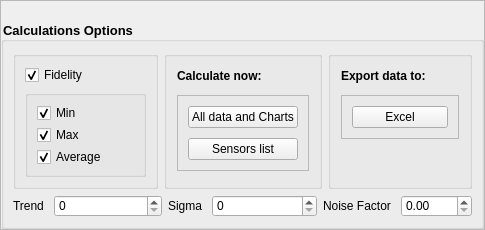
<?xml version="1.0" encoding="UTF-8"?>
<ui version="4.0">
 <class>RSOptionsManager</class>
 <widget class="QWidget" name="RSOptionsManager">
  <property name="geometry">
   <rect>
    <x>0</x>
    <y>0</y>
    <width>485</width>
    <height>230</height>
   </rect>
  </property>
  <property name="minimumSize">
   <size>
    <width>0</width>
    <height>230</height>
   </size>
  </property>
  <property name="maximumSize">
   <size>
    <width>600</width>
    <height>233</height>
   </size>
  </property>
  <property name="windowTitle">
   <string>RSOptionsManager</string>
  </property>
  <layout class="QGridLayout" name="gridLayout_7">
   <property name="leftMargin">
    <number>0</number>
   </property>
   <property name="topMargin">
    <number>0</number>
   </property>
   <property name="rightMargin">
    <number>0</number>
   </property>
   <property name="bottomMargin">
    <number>0</number>
   </property>
   <property name="spacing">
    <number>0</number>
   </property>
   <item row="0" column="0">
    <widget class="QFrame" name="m_border">
     <property name="frameShape">
      <enum>QFrame::StyledPanel</enum>
     </property>
     <property name="frameShadow">
      <enum>QFrame::Raised</enum>
     </property>
     <layout class="QGridLayout" name="gridLayout_6" rowstretch="0,0">
      <property name="sizeConstraint">
       <enum>QLayout::SetDefaultConstraint</enum>
      </property>
      <property name="leftMargin">
       <number>0</number>
      </property>
      <property name="topMargin">
       <number>0</number>
      </property>
      <property name="rightMargin">
       <number>0</number>
      </property>
      <property name="bottomMargin">
       <number>0</number>
      </property>
      <property name="spacing">
       <number>0</number>
      </property>
      <item row="0" column="0">
       <widget class="QLabel" name="m_title">
        <property name="sizePolicy">
         <sizepolicy hsizetype="Minimum" vsizetype="Minimum">
          <horstretch>0</horstretch>
          <verstretch>0</verstretch>
         </sizepolicy>
        </property>
        <property name="minimumSize">
         <size>
          <width>0</width>
          <height>20</height>
         </size>
        </property>
        <property name="maximumSize">
         <size>
          <width>16777215</width>
          <height>20</height>
         </size>
        </property>
        <property name="styleSheet">
         <string notr="true">font: 12pt &quot;Arial Narrow&quot;;</string>
        </property>
        <property name="text">
         <string/>
        </property>
       </widget>
      </item>
      <item row="1" column="0">
       <widget class="QGroupBox" name="m_body">
        <property name="maximumSize">
         <size>
          <width>600</width>
          <height>16777215</height>
         </size>
        </property>
        <property name="styleSheet">
         <string notr="true">QGroupBox {  font-weight: bold; font-size:10pt}
QSpinBox {  font-size: 9pt;}
QPushButton {  font-size: 9pt;}
QLabel {  font-size: 9pt;}</string>
        </property>
        <property name="title">
         <string>Calculations Options</string>
        </property>
        <property name="flat">
         <bool>true</bool>
        </property>
        <layout class="QVBoxLayout" name="verticalLayout">
         <item>
          <layout class="QHBoxLayout" name="horizontalLayout_5">
           <item>
            <widget class="QGroupBox" name="m_border2">
             <layout class="QVBoxLayout" name="verticalLayout_3">
              <item>
               <widget class="QCheckBox" name="m_fidelityCheckEdit">
                <property name="minimumSize">
                 <size>
                  <width>0</width>
                  <height>18</height>
                 </size>
                </property>
                <property name="maximumSize">
                 <size>
                  <width>16777215</width>
                  <height>18</height>
                 </size>
                </property>
                <property name="text">
                 <string>Fidelity</string>
                </property>
                <property name="checked">
                 <bool>true</bool>
                </property>
               </widget>
              </item>
              <item>
               <widget class="QGroupBox" name="m_body2">
                <property name="flat">
                 <bool>true</bool>
                </property>
                <layout class="QVBoxLayout" name="verticalLayout_2">
                 <item>
                  <widget class="QCheckBox" name="m_fidelityMinCheckEdit">
                   <property name="text">
                    <string>Min</string>
                   </property>
                   <property name="checked">
                    <bool>true</bool>
                   </property>
                  </widget>
                 </item>
                 <item>
                  <widget class="QCheckBox" name="m_fidelityMaxCheckEdit">
                   <property name="text">
                    <string>Max</string>
                   </property>
                   <property name="checked">
                    <bool>true</bool>
                   </property>
                  </widget>
                 </item>
                 <item>
                  <widget class="QCheckBox" name="m_fidelityAvgCheckEdit">
                   <property name="text">
                    <string>Average</string>
                   </property>
                   <property name="checked">
                    <bool>true</bool>
                   </property>
                  </widget>
                 </item>
                </layout>
               </widget>
              </item>
             </layout>
            </widget>
           </item>
           <item>
            <widget class="QGroupBox" name="m_border4">
             <layout class="QGridLayout" name="gridLayout_14" rowstretch="0,0,0">
              <property name="leftMargin">
               <number>10</number>
              </property>
              <property name="topMargin">
               <number>10</number>
              </property>
              <property name="rightMargin">
               <number>10</number>
              </property>
              <property name="bottomMargin">
               <number>10</number>
              </property>
              <property name="spacing">
               <number>10</number>
              </property>
              <item row="2" column="0">
               <spacer name="verticalSpacer_6">
                <property name="orientation">
                 <enum>Qt::Vertical</enum>
                </property>
                <property name="sizeHint" stdset="0">
                 <size>
                  <width>20</width>
                  <height>0</height>
                 </size>
                </property>
               </spacer>
              </item>
              <item row="0" column="0">
               <widget class="QLabel" name="label">
                <property name="minimumSize">
                 <size>
                  <width>0</width>
                  <height>18</height>
                 </size>
                </property>
                <property name="maximumSize">
                 <size>
                  <width>16777215</width>
                  <height>18</height>
                 </size>
                </property>
                <property name="font">
                 <font>
                  <pointsize>9</pointsize>
                  <weight>75</weight>
                  <bold>true</bold>
                 </font>
                </property>
                <property name="text">
                 <string>Calculate now:</string>
                </property>
                <property name="scaledContents">
                 <bool>true</bool>
                </property>
                <property name="alignment">
                 <set>Qt::AlignLeading|Qt::AlignLeft|Qt::AlignVCenter</set>
                </property>
               </widget>
              </item>
              <item row="1" column="0">
               <widget class="QFrame" name="m_body4">
                <property name="enabled">
                 <bool>true</bool>
                </property>
                <property name="frameShape">
                 <enum>QFrame::StyledPanel</enum>
                </property>
                <property name="frameShadow">
                 <enum>QFrame::Raised</enum>
                </property>
                <layout class="QGridLayout" name="gridLayout_15">
                 <property name="leftMargin">
                  <number>10</number>
                 </property>
                 <property name="topMargin">
                  <number>10</number>
                 </property>
                 <property name="rightMargin">
                  <number>10</number>
                 </property>
                 <property name="bottomMargin">
                  <number>10</number>
                 </property>
                 <property name="spacing">
                  <number>10</number>
                 </property>
                 <item row="0" column="0">
                  <widget class="QPushButton" name="m_calculationsButton">
                   <property name="enabled">
                    <bool>true</bool>
                   </property>
                   <property name="minimumSize">
                    <size>
                     <width>50</width>
                     <height>20</height>
                    </size>
                   </property>
                   <property name="maximumSize">
                    <size>
                     <width>16777215</width>
                     <height>25</height>
                    </size>
                   </property>
                   <property name="autoFillBackground">
                    <bool>true</bool>
                   </property>
                   <property name="text">
                    <string>All data and Charts</string>
                   </property>
                   <property name="autoDefault">
                    <bool>false</bool>
                   </property>
                   <property name="default">
                    <bool>false</bool>
                   </property>
                   <property name="flat">
                    <bool>false</bool>
                   </property>
                  </widget>
                 </item>
                 <item row="1" column="0">
                  <widget class="QPushButton" name="m_updateSensorsListBtn">
                   <property name="enabled">
                    <bool>true</bool>
                   </property>
                   <property name="minimumSize">
                    <size>
                     <width>50</width>
                     <height>0</height>
                    </size>
                   </property>
                   <property name="maximumSize">
                    <size>
                     <width>16777215</width>
                     <height>25</height>
                    </size>
                   </property>
                   <property name="autoFillBackground">
                    <bool>true</bool>
                   </property>
                   <property name="text">
                    <string>Sensors list</string>
                   </property>
                   <property name="autoDefault">
                    <bool>false</bool>
                   </property>
                   <property name="default">
                    <bool>false</bool>
                   </property>
                   <property name="flat">
                    <bool>false</bool>
                   </property>
                  </widget>
                 </item>
                </layout>
               </widget>
              </item>
             </layout>
            </widget>
           </item>
           <item>
            <widget class="QGroupBox" name="m_border3">
             <layout class="QGridLayout" name="gridLayout_3" rowstretch="0,0,0">
              <property name="leftMargin">
               <number>10</number>
              </property>
              <property name="topMargin">
               <number>10</number>
              </property>
              <property name="rightMargin">
               <number>10</number>
              </property>
              <property name="bottomMargin">
               <number>10</number>
              </property>
              <property name="spacing">
               <number>10</number>
              </property>
              <item row="0" column="0">
               <widget class="QLabel" name="label_6">
                <property name="minimumSize">
                 <size>
                  <width>0</width>
                  <height>18</height>
                 </size>
                </property>
                <property name="maximumSize">
                 <size>
                  <width>16777215</width>
                  <height>18</height>
                 </size>
                </property>
                <property name="font">
                 <font>
                  <pointsize>9</pointsize>
                  <weight>75</weight>
                  <bold>true</bold>
                 </font>
                </property>
                <property name="text">
                 <string>Export data to:</string>
                </property>
               </widget>
              </item>
              <item row="1" column="0">
               <widget class="QFrame" name="m_body3">
                <property name="frameShape">
                 <enum>QFrame::StyledPanel</enum>
                </property>
                <property name="frameShadow">
                 <enum>QFrame::Raised</enum>
                </property>
                <layout class="QGridLayout" name="gridLayout_4">
                 <property name="leftMargin">
                  <number>10</number>
                 </property>
                 <property name="topMargin">
                  <number>10</number>
                 </property>
                 <property name="rightMargin">
                  <number>10</number>
                 </property>
                 <property name="bottomMargin">
                  <number>10</number>
                 </property>
                 <property name="spacing">
                  <number>10</number>
                 </property>
                 <item row="0" column="0">
                  <widget class="QPushButton" name="m_excelButton">
                   <property name="enabled">
                    <bool>true</bool>
                   </property>
                   <property name="maximumSize">
                    <size>
                     <width>16777215</width>
                     <height>25</height>
                    </size>
                   </property>
                   <property name="autoFillBackground">
                    <bool>true</bool>
                   </property>
                   <property name="text">
                    <string>Excel</string>
                   </property>
                   <property name="autoDefault">
                    <bool>false</bool>
                   </property>
                   <property name="default">
                    <bool>false</bool>
                   </property>
                   <property name="flat">
                    <bool>false</bool>
                   </property>
                  </widget>
                 </item>
                </layout>
               </widget>
              </item>
              <item row="2" column="0">
               <spacer name="verticalSpacer_2">
                <property name="orientation">
                 <enum>Qt::Vertical</enum>
                </property>
                <property name="sizeHint" stdset="0">
                 <size>
                  <width>20</width>
                  <height>0</height>
                 </size>
                </property>
               </spacer>
              </item>
             </layout>
            </widget>
           </item>
          </layout>
         </item>
         <item>
          <layout class="QHBoxLayout" name="horizontalLayout_4">
           <item>
            <layout class="QHBoxLayout" name="horizontalLayout" stretch="0,1">
             <property name="spacing">
              <number>10</number>
             </property>
             <item>
              <widget class="QLabel" name="label_2">
               <property name="text">
                <string>Trend</string>
               </property>
              </widget>
             </item>
             <item>
              <widget class="QSpinBox" name="m_trendEdit"/>
             </item>
            </layout>
           </item>
           <item>
            <layout class="QHBoxLayout" name="horizontalLayout_2" stretch="0,1">
             <property name="spacing">
              <number>10</number>
             </property>
             <item>
              <widget class="QLabel" name="label_3">
               <property name="text">
                <string>Sigma</string>
               </property>
              </widget>
             </item>
             <item>
              <widget class="QSpinBox" name="m_sigmaEdit"/>
             </item>
            </layout>
           </item>
           <item>
            <layout class="QHBoxLayout" name="horizontalLayout_3" stretch="0,1">
             <property name="spacing">
              <number>10</number>
             </property>
             <item>
              <widget class="QLabel" name="label_4">
               <property name="text">
                <string>Noise Factor</string>
               </property>
              </widget>
             </item>
             <item>
              <widget class="QDoubleSpinBox" name="m_noiseFactorEdit"/>
             </item>
            </layout>
           </item>
          </layout>
         </item>
        </layout>
       </widget>
      </item>
     </layout>
    </widget>
   </item>
  </layout>
 </widget>
 <resources/>
 <connections/>
</ui>
